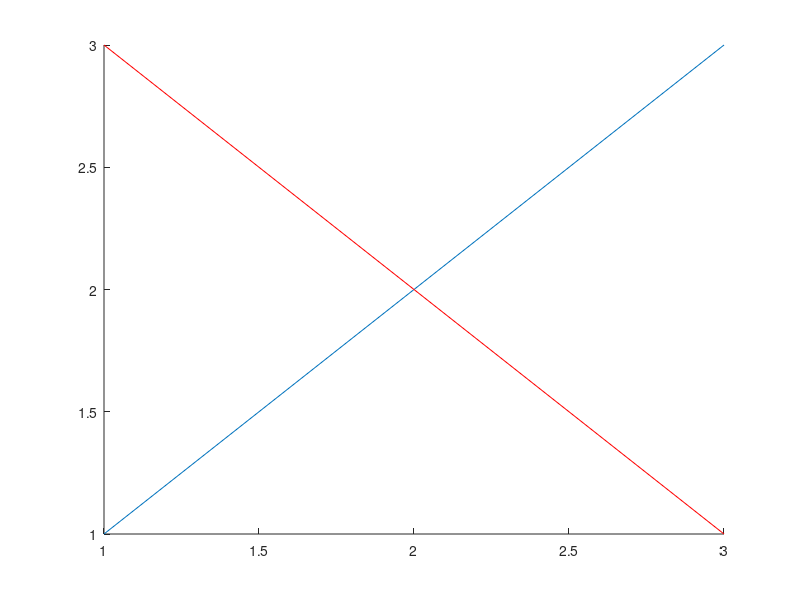

This chart was generated by the following MATLAB code:
% M13 G02 - findobj / findall / allchild / gco / ancestor / axes / groot
f = figure('Visible','off');
ax = axes(f);
hold(ax, 'on');
l1 = plot(ax, 1:3, 'Tag', 'a');
l2 = plot(ax, 3:-1:1, 'Tag', 'b', 'Color', 'r');
q1 = numel(findobj(f, 'Type', 'line'));
q2 = isequal(findobj(f, 'Tag', 'b'), l2);
q3 = isequal(findobj(f, '-regexp', 'Tag', '^a$'), l1);
q4 = numel(findobj(f, 'Type', 'line', '-and', '-not', 'Tag', 'a')) == 1;
q5 = isequal(ancestor(l1, 'figure'), f);
c = allchild(ax);
q6 = isequal(c(1), l2);
q7 = isequal(groot, groot) && strcmp(get(groot, 'Type'), 'root');
q8 = numel(findall(f, 'Type', 'axes')) == 1;
close all
